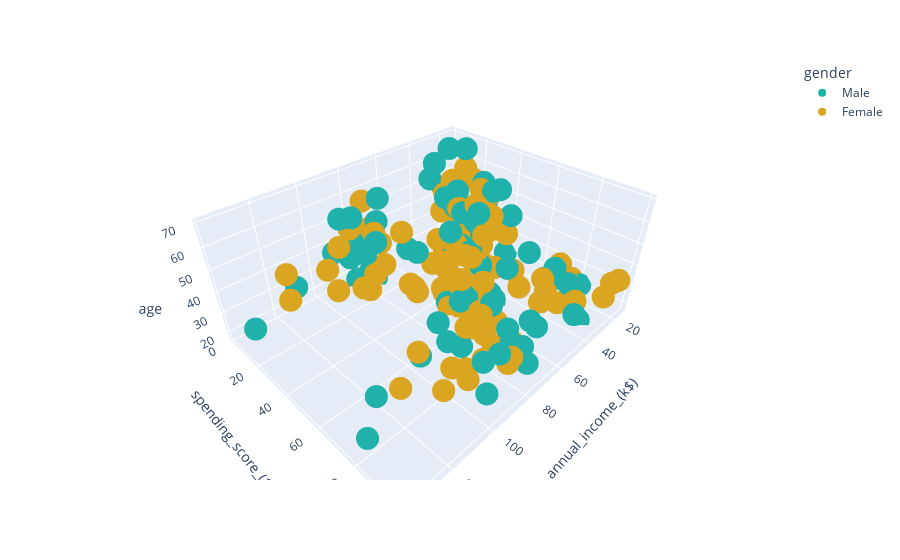

The notebook cell this image was saved under:
### Code cell
fig = px.scatter_3d(df, 
                    x="annual_income_(k$)",
                    y="spending_score_(1-100)",
                    z="age",
                    color='gender', 
                    color_discrete_sequence=["lightseagreen", "goldenrod"],
)
fig.show();

### Figure 1 — Plotly figure (JSON) as saved in the notebook; plotly's stock layout.template omitted (floating-point values rounded to 4 significant figures)
{"data": [{"hovertemplate": "gender=Male<br>annual_income_(k$)=%{x}<br>spending_score_(1-100)=%{y}<br>age=%{z}<extra></extra>", "legendgroup": "Male", "marker": {"color": "lightseagreen", "symbol": "circle"}, "mode": "markers", "name": "Male", "scene": "scene", "showlegend": true, "type": "scatter3d", "x": [15, 15, 19, 19, 20, 20, 21, 23, 24, 24, 25, 28, 28, 30, 33, 33, 38, 39, 42, 43, 43, 44, 46, 46, 46, 48, 48, 48, 49, 54, 54, 54, 54, 54, 54, 54, 59, 60, 60, 61, 61, 62, 62, 62, 63, 63, 63, 63, 64, 67, 69, 71, 71, 71, 71, 71, 71, 73, 73, 74, 75, 77, 77, 77, 78, 78, 78, 78, 78, 81, 85, 86, 87, 87, 87, 87, 87, 88, 88, 93, 93, 98, 99, 101, 113, 126, 137, 137], "y": [39, 81, 3, 14, 13, 79, 66, 29, 35, 73, 73, 82, 61, 4, 4, 92, 92, 36, 60, 60, 41, 46, 46, 56, 55, 51, 59, 59, 55, 47, 54, 48, 51, 55, 41, 46, 41, 49, 52, 42, 49, 59, 55, 56, 46, 43, 48, 52, 46, 56, 91, 35, 95, 11, 75, 9, 75, 5, 73, 10, 93, 12, 97, 36, 90, 17, 88, 1, 1, 5, 26, 20, 63, 13, 75, 10, 92, 15, 69, 14, 90, 15, 97, 68, 8, 74, 18, 83], "z": [19, 21, 64, 67, 37, 22, 20, 52, 35, 25, 31, 29, 35, 60, 53, 18, 24, 48, 33, 59, 47, 69, 53, 70, 19, 63, 18, 19, 70, 59, 26, 40, 57, 38, 67, 48, 18, 48, 24, 48, 20, 67, 26, 49, 54, 68, 66, 65, 19, 27, 39, 43, 40, 59, 38, 47, 39, 20, 32, 19, 32, 25, 28, 48, 34, 43, 39, 37, 34, 19, 50, 42, 32, 40, 28, 36, 36, 58, 27, 59, 35, 46, 30, 28, 33, 32, 32, 30]}, {"hovertemplate": "gender=Female<br>annual_income_(k$)=%{x}<br>spending_score_(1-100)=%{y}<br>age=%{z}<extra></extra>", "legendgroup": "Female", "marker": {"color": "goldenrod", "symbol": "circle"}, "mode": "markers", "name": "Female", "scene": "scene", "showlegend": true, "type": "scatter3d", "x": [16, 16, 17, 17, 18, 18, 19, 19, 20, 20, 21, 23, 25, 28, 28, 29, 29, 30, 33, 33, 34, 34, 37, 37, 38, 39, 39, 39, 40, 40, 40, 40, 42, 43, 43, 44, 46, 47, 47, 48, 48, 48, 49, 50, 50, 54, 54, 54, 54, 54, 57, 57, 58, 58, 59, 60, 60, 60, 60, 62, 62, 62, 63, 63, 64, 65, 65, 65, 65, 67, 67, 67, 69, 70, 70, 72, 72, 73, 73, 74, 75, 76, 76, 77, 78, 78, 78, 78, 78, 78, 78, 79, 79, 81, 85, 86, 87, 88, 88, 97, 97, 98, 99, 101, 103, 103, 103, 103, 113, 120, 120, 126], "y": [6, 77, 40, 76, 6, 94, 72, 99, 15, 77, 35, 98, 5, 14, 32, 31, 87, 73, 14, 81, 17, 73, 26, 75, 35, 61, 28, 65, 55, 47, 42, 42, 52, 54, 45, 50, 51, 52, 59, 50, 48, 47, 42, 49, 56, 53, 52, 42, 44, 57, 58, 55, 60, 46, 55, 40, 42, 47, 50, 41, 48, 42, 50, 54, 42, 48, 50, 43, 59, 43, 57, 40, 58, 29, 77, 34, 71, 88, 7, 72, 5, 40, 87, 74, 22, 20, 76, 16, 89, 78, 73, 35, 83, 93, 75, 95, 27, 13, 86, 32, 86, 88, 39, 24, 17, 85, 23, 69, 91, 16, 79, 28], "z": [20, 23, 31, 22, 35, 23, 30, 35, 58, 24, 35, 35, 46, 54, 45, 40, 23, 21, 49, 21, 42, 30, 36, 20, 65, 31, 49, 24, 50, 27, 29, 31, 49, 31, 50, 51, 27, 67, 54, 43, 68, 32, 47, 60, 60, 45, 23, 49, 46, 21, 55, 22, 34, 50, 68, 40, 32, 47, 27, 23, 49, 21, 66, 19, 38, 18, 19, 63, 49, 51, 50, 38, 40, 23, 31, 25, 31, 29, 44, 35, 57, 28, 32, 32, 34, 44, 38, 47, 27, 30, 30, 56, 29, 31, 36, 33, 36, 52, 30, 37, 32, 29, 41, 54, 41, 36, 34, 32, 38, 47, 35, 45]}], "layout": {"autosize": true, "legend": {"title": {"text": "gender"}, "tracegroupgap": 0}, "margin": {"t": 60}, "scene": {"aspectmode": "auto", "aspectratio": {"x": 1.429, "y": 1.148, "z": 0.6093}, "domain": {"x": [0, 1], "y": [0, 1]}, "xaxis": {"title": {"text": "annual_income_(k$)"}, "type": "linear"}, "yaxis": {"title": {"text": "spending_score_(1-100)"}, "type": "linear"}, "zaxis": {"title": {"text": "age"}, "type": "linear"}}}}
